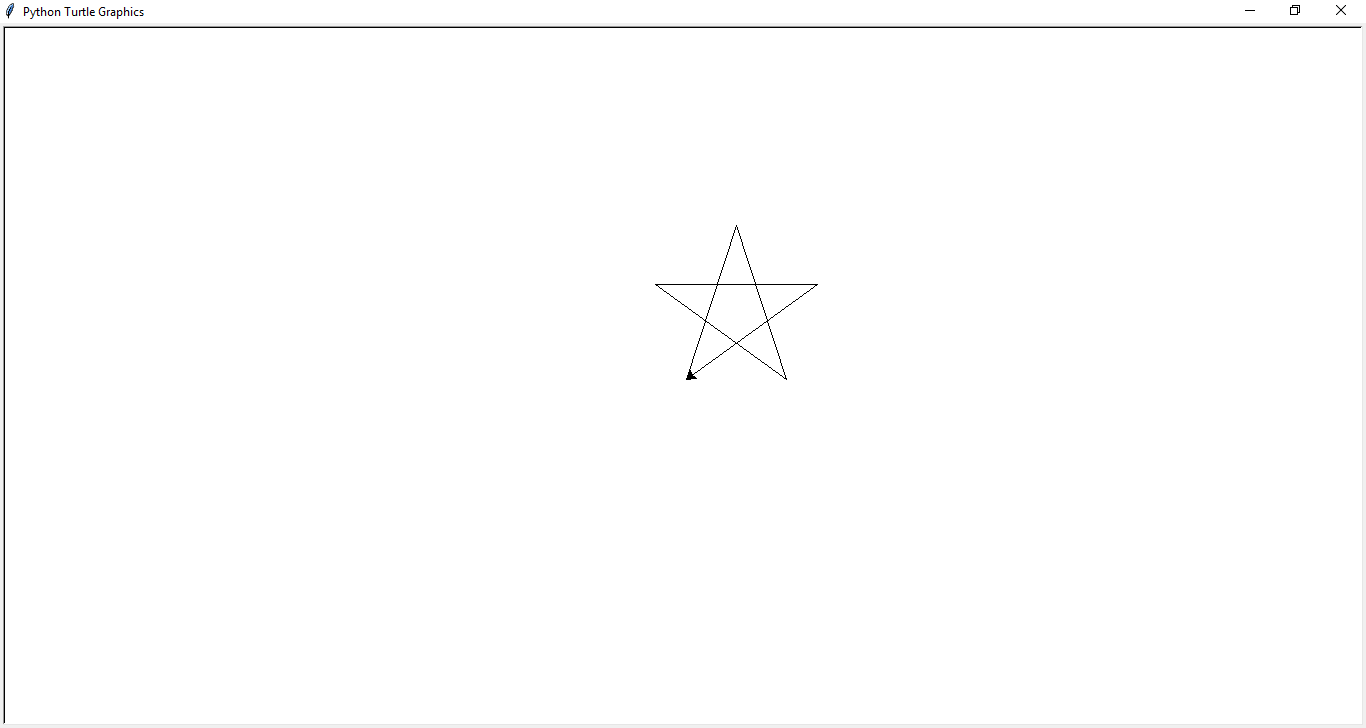

Generate this figure with Python:
# Felipe Martins Gomes
# Comp 20
# Exercício 3.8.11
# Programa compilado com PyCharm 2018.1.2


import turtle
janela = turtle.Screen()
felipe = turtle.Turtle()

felipe.left(72)
felipe.forward(100*(1+5**(1/2))/2)

for i in range(4):
    felipe.right(144)
    felipe.forward(100*(1+5**(1/2))/2)

janela.mainloop()
